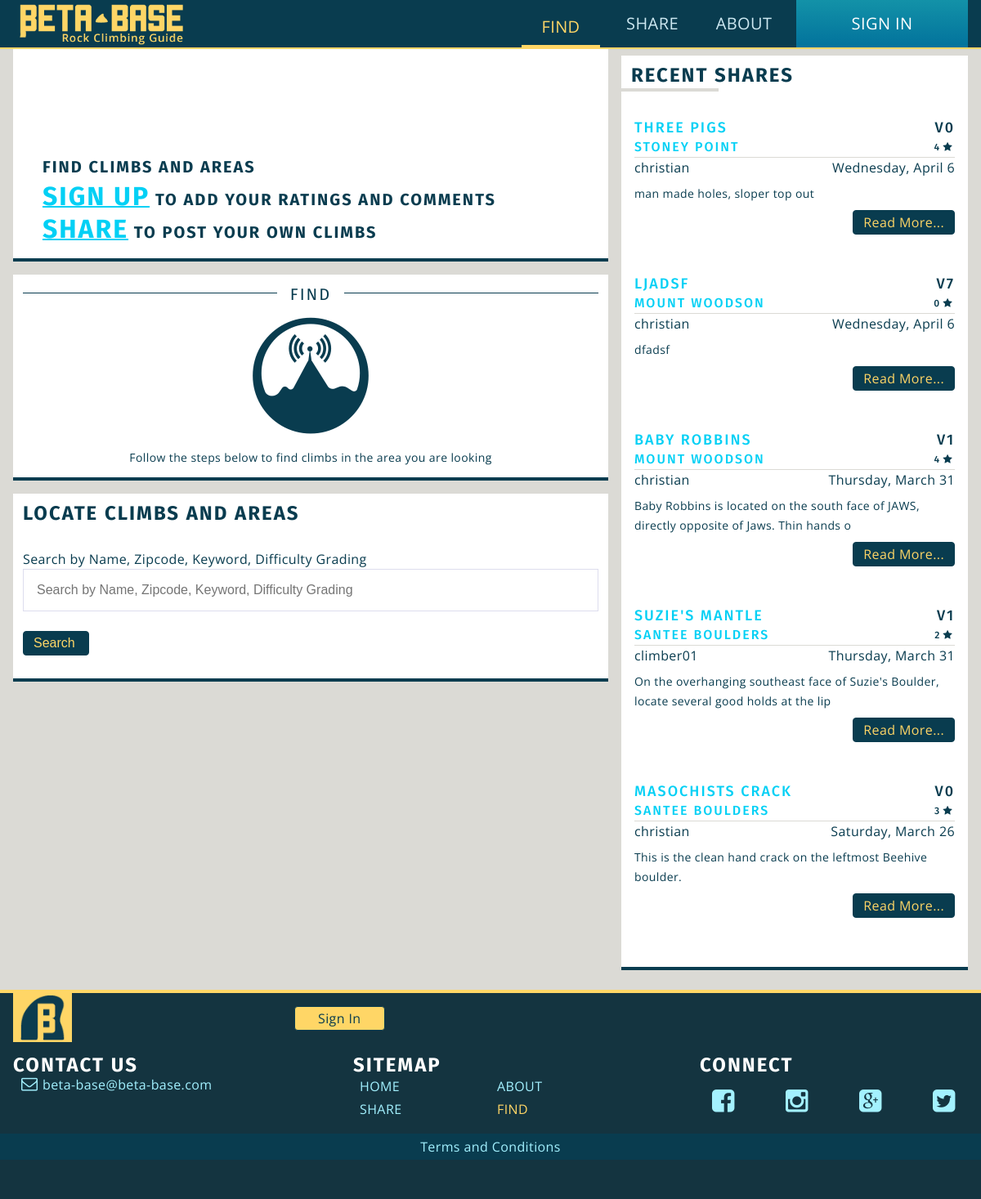
/find.php (signed in), run on the app's committed database.
### tables this page shows
CREATE TABLE IF NOT EXISTS `climbs` (
  `climb_id` mediumint(9) NOT NULL,
  `name` varchar(50) NOT NULL,
  `description` text NOT NULL,
  `date` datetime NOT NULL,
  `user_id` mediumint(9) NOT NULL,
  `area_id` mediumint(9) NOT NULL,
  `type` varchar(20) NOT NULL,
  `v_grade` varchar(3) DEFAULT NULL,
  `y_grade` varchar(5) DEFAULT NULL,
  `is_approved` tinyint(1) NOT NULL
);

CREATE TABLE IF NOT EXISTS `areas` (
  `area_id` mediumint(9) NOT NULL,
  `title` varchar(50) NOT NULL,
  `description` text NOT NULL,
  `date` datetime NOT NULL,
  `longitude` float(10,6) NOT NULL,
  `latitude` float(10,6) NOT NULL,
  `zipcode` mediumint(9) NOT NULL,
  `user_id` mediumint(9) NOT NULL,
  `is_approved` tinyint(1) NOT NULL
);

CREATE TABLE IF NOT EXISTS `users` (
  `user_id` mediumint(9) NOT NULL,
  `username` varchar(50) NOT NULL,
  `password` varchar(40) NOT NULL,
  `email` varchar(254) NOT NULL,
  `user_pic` text,
  `is_admin` tinyint(1) NOT NULL,
  `bio` text,
  `date_joined` datetime NOT NULL,
  `secret_key` varchar(40) NOT NULL
);

### functions.php (called while the page is built, shortened)
<?php
function nice_date( $datetime ){
	$date = new DateTime( $datetime );
	return $date->format('l,  F j');
}

### aside.php (the view, shortened to what this page needs)
<?php
	require('db-config.php');
	include_once('functions.php');
?>
	<aside>
		<section class="module secondary">
			<h4 class="bar_underline">Recent Shares</h4>
<?php
$query = "SELECT climbs.name, climbs.climb_id, climbs.description, climbs.v_grade, climbs.y_grade, climbs.date, areas.area_id, areas.title, users.username
			 FROM climbs, areas, users
			 WHERE areas.is_approved = 1
			 AND climbs.is_approved = 1
			 AND climbs.area_id = areas.area_id
			 AND climbs.user_id = users.user_id
			 ORDER BY climbs.date DESC
			 LIMIT 5";
	$result = $db->query($query);
	if($result->num_rows >= 1){
 ?>
			<?php while($row = $result->fetch_assoc() ){
			$climb_id = $row['climb_id']; ?>
			<article class="cf">
				<h5><a href="single-climb.php?climb_id=<?php echo $climb_id; ?>"><?php echo $row['name']; ?></a><span><?php
						if($row['v_grade'] == NULL){
							echo $row['y_grade'];
						}else{
							echo $row['v_grade'];
						}
					?></span></h5>
				<h6><a href="single-area.php?area_id=<?php echo $row['area_id']; ?>"><?php echo $row['title']; ?></a>
				<span class="ratings"><?php
				$rating_query = "SELECT AVG(rating) AS average FROM ratings WHERE climb_id = $climb_id";
				$rating_result = $db->query($rating_query);
				$rating_row = $rating_result->fetch_assoc();
				echo round($rating_row['average']);
				 ?><span class="icon-star"></span></span></h6>
				<p><?php echo $row['username']; ?><span><?php echo nice_date($row['date']); ?></span></p>
				<p><?php echo substr($row['description'], 0, 90); ?></p>
				<a href="#" class="btn">Read More...</a>
			</article>
<?php
		}
	}
	else{
		echo 'No posts found';
	}
?>
</section>
	</aside>

### css/main.css (style rules this page uses)
html { font-family: verdana, sans-serif; font-size: 16px; background-color: #dbdad5; }
body { font-size: 100%; line-height: 1.5rem; position: relative; overflow-x: hidden; font-family: 'Open Sans', sans-serif; font-weight: 400; letter-spacing: .025rem; color:#093c4f; }
.btn, form input[type=submit] { text-decoration: none; border:solid 1px #093c4f; border-radius: .25rem; background-color: #093c4f; color: #ffd666; padding:.125rem .75rem; display: inline-block; margin:1rem 0; }
a { color:#02d0f5; transition: all .25s linear; -webkit-transition: all .25s linear; -moz-transition: all .25s linear; -o-transition: all .25s linear; }
h2, h3, h4, h5, h6 { font-family: 'Fira Sans', sans-serif; font-weight: 700; font-size: 1.5rem; letter-spacing: .125rem; text-transform: uppercase; }
h2, h3, h4 { margin-bottom: 1rem; }
p { font-size: 0.875rem; }
.module { background-color: #ffffff; margin-bottom: 1rem; padding: .75rem; border-bottom: solid 4px #093c4f; }
.module.secondary h4 { position: relative; display: inline-block; }
.bar_underline:before { content: ""; position: absolute; bottom: -0.5rem; left: -0.75rem; width: 60%; height: 4px; border-bottom: #DBDAD5 solid 4px; }
.module.secondary article { margin: 1.5rem 0; padding:0 .25rem; position: relative; }
.module.secondary article h5, .module.secondary article h6 { font-size: 1.125rem; font-weight: 500; }
.module.secondary article h6 { font-size: 1rem; }
.module.secondary article h5 span, .module.secondary article h6 span { float: right; }
.module.secondary article span.ratings { font-size: .75rem; }
.module.secondary article p:first-of-type { border-top:1px solid #DBDAD5; margin-bottom: .5rem; font-size: 1rem; }
.module.secondary article p:first-of-type span { float: right; }
.module.secondary article a.btn { float: right; margin: .5rem 0 1.5rem; }
@media (min-width: 769px) { aside { width: 38%; float: right; padding: .5rem 1rem; } }

### data on the page
climbs: name "THREE PIGS", v_grade "V0", area.title "STONEY POINT", average "4", user.username "christian", date "Wednesday, April 6", description "man made holes, sloper top out"
climbs: name "LJADSF", v_grade "V7", area.title "MOUNT WOODSON", average "0", user.username "christian", date "Wednesday, April 6", description "dfadsf"
climbs: name "BABY ROBBINS", v_grade "V1", area.title "MOUNT WOODSON", average "4", user.username "christian", date "Thursday, March 31", description "Baby Robbins is located on the south face of JAWS, directly opposite of Jaws. Thin hands o"
climbs: name "SUZIE'S MANTLE", v_grade "V1", area.title "SANTEE BOULDERS", average "2", user.username "climber01", date "Thursday, March 31", description "On the overhanging southeast face of Suzie's Boulder, locate several good holds at the lip"
climbs: name "MASOCHISTS CRACK", v_grade "V0", area.title "SANTEE BOULDERS", average "3", user.username "christian", date "Saturday, March 26", description "This is the clean hand crack on the leftmost Beehive boulder."
